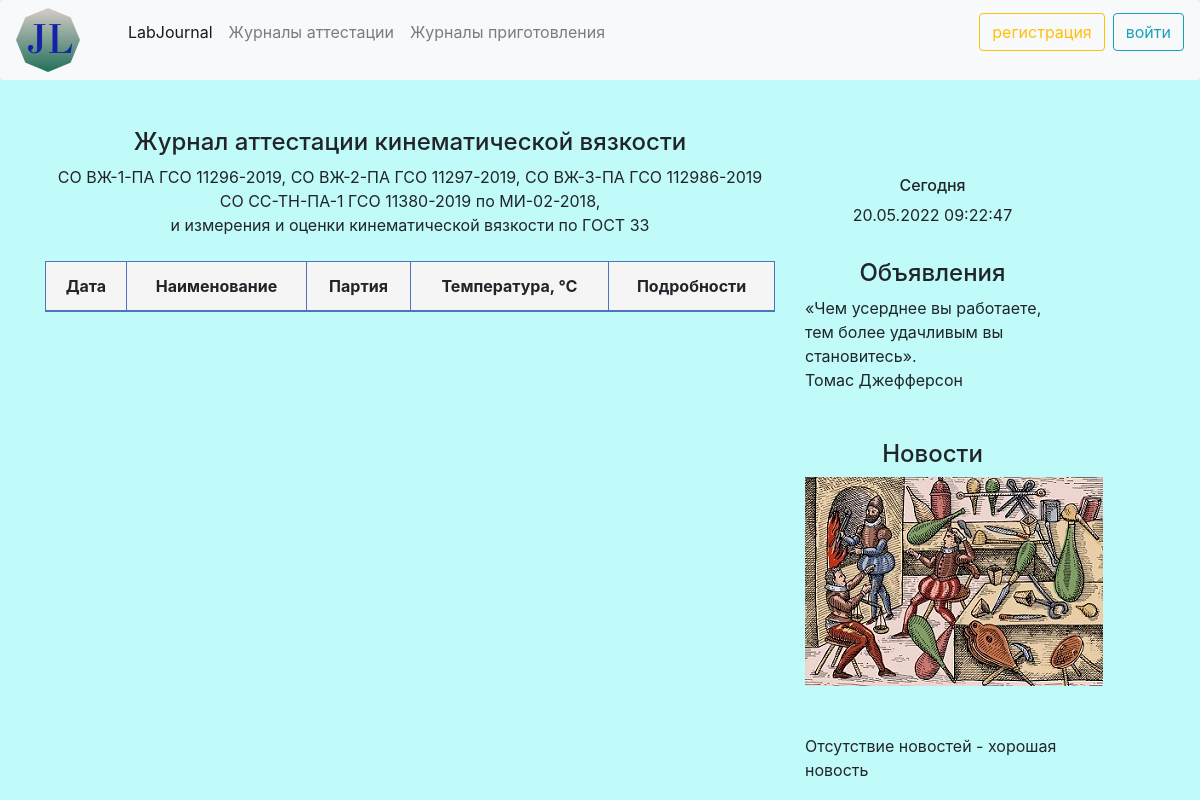
The app's page /attestationJ/kinematicviscosity/attestation/, older data.
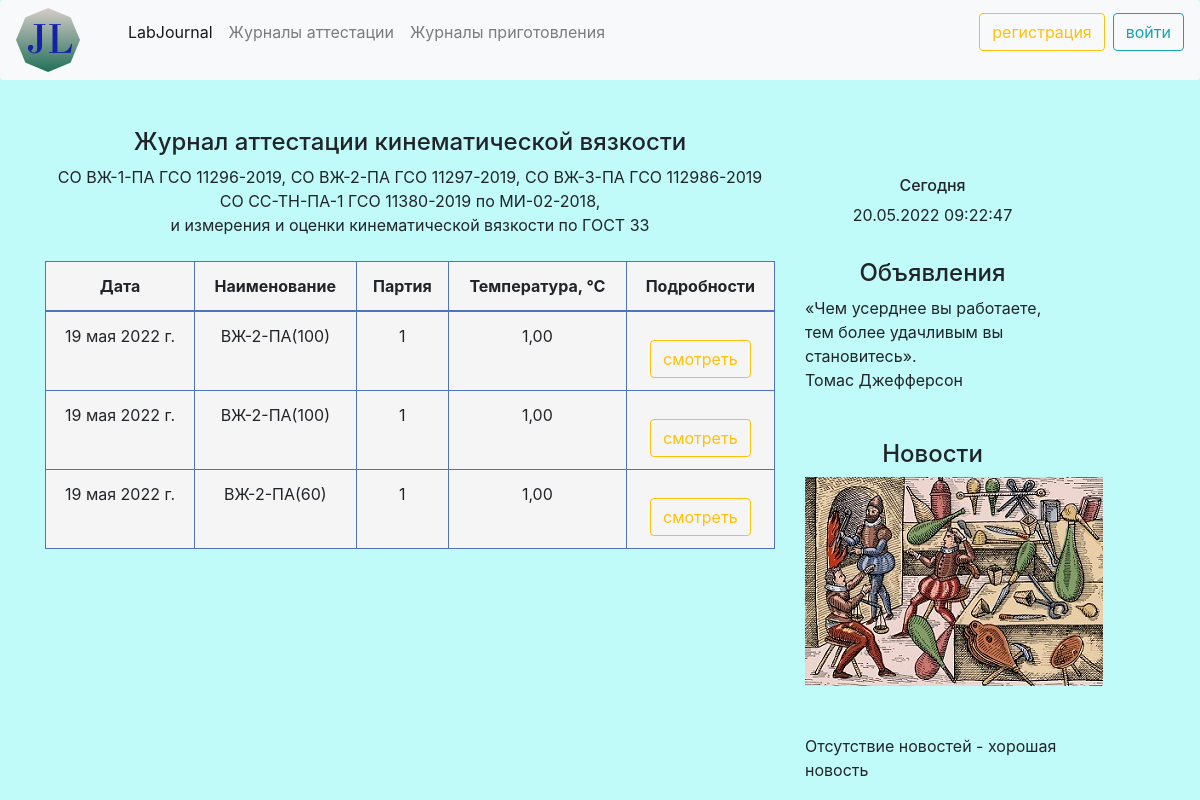
The same page, newer data.
### kinematicviscosity/models.py (models this page shows, shortened)
class ViscosityMJL(models.Model):
    date = models.DateField('Дата', default=timezone.now)
    name = models.CharField('Наименование', max_length=100, default='0')
    lot = models.CharField('Партия', max_length=100)
    ndocumentoptional = (('ГОСТ 33', 'ГОСТ 33'),
                         ('МИ-01', 'МИ-01'),
                         ('оценка', 'оценка вязкости'))
    ndocument = models.CharField('Метод испытаний', max_length=100, choices=ndocumentoptional, default='МИ-01')
    temperature = models.DecimalField('Температура, ℃', max_digits=5, decimal_places=2, default='0')
    termostatition = models.BooleanField(verbose_name='Термостатировано не менее 20 минут', blank=True)
    temperatureCheck = models.BooleanField(verbose_name='Температура контролируется внешним поверенным термометром', blank=True)
    termometer = models.CharField('Внутренний номер термометра', max_length=10, default='0')
    ViscosimeterNumber1 = models.CharField('Заводской номер вискозиметра № 1', max_length=10, default='0')
    Konstant1 = models.DecimalField('Константа вискозиметра № 1', max_digits=20, decimal_places=10, default='0')
    ViscosimeterNumber2 = models.CharField('Заводской номер вискозиметра № 2', max_length=10, default='0')
    Konstant2 = models.DecimalField('Константа вискозиметра № 2', max_digits=20, decimal_places=10, default='0')
    plustimemin11 = models.DecimalField('Время истечения 11, + мин', max_digits=6, decimal_places=0, default='0')
    plustimesek11 = models.DecimalField('Время истечения 11, + cек', max_digits=5, decimal_places=2, default='0')
    plustimemin12 = models.DecimalField('Время истечения 12, + мин', max_digits=6, decimal_places=0, default='0')
    plustimesek12 = models.DecimalField('Время истечения 12, + cек', max_digits=5, decimal_places=2, default='0')
    plustimemin21 = models.DecimalField('Время истечения 21, + мин', max_digits=6, decimal_places=0, default='0')
    plustimesek21 = models.DecimalField('Время истечения 21, + cек', max_digits=5, decimal_places=2, default='0')
    plustimemin22 = models.DecimalField('Время истечения 22, + мин', max_digits=6, decimal_places=0, default='0')
    plustimesek22 = models.DecimalField('Время истечения 22, + cек', max_digits=5, decimal_places=2, default='2')
    kriteriy = models.DecimalField('Критерий приемлемости измерений', max_digits=2, decimal_places=1, default=0.2)
    performer = models.ForeignKey(User, on_delete=models.CASCADE)
    time11_sec = models.DecimalField('Время истечения 11, в секундах', max_digits=6, decimal_places=2, default='0')
    time12_sec = models.DecimalField('Время истечения 12, в секундах', max_digits=6, decimal_places=2, default='0')
    time21_sec = models.DecimalField('Время истечения 21, в секундах', max_digits=6, decimal_places=2, default='0')
    time22_sec = models.DecimalField('Время истечения 22, в секундах', max_digits=6, decimal_places=2, default='0')
    time1_avg = models.DecimalField('Время истечения среднее 1, в секундах', max_digits=6, decimal_places=2, default='0')
    time2_avg = models.DecimalField('Время истечения среднее 2, в секундах', max_digits=6, decimal_places=2, default='0')
    viscosity1 = models.DecimalField('Вязкость кинематическая 1', max_digits=20, decimal_places=5, default='0')
    viscosity2 = models.DecimalField('Вязкость кинематическая 2', max_digits=20, decimal_places=5, default='0')
    viscosityAVG = models.DecimalField('Вязкость кинематическая среднее', max_digits=20, decimal_places=5, default='0')
    accMeasurement = models.DecimalField('Оценка приемлемости измерений', max_digits=3, decimal_places=2, default='0')
    resultMeas = models.CharField('Результат измерений уд/неуд', max_length=100,  default='неудовлетворительно')
    cause = models.CharField('Причина', max_length=100)
    delta = models.CharField('Не превышает Δ', max_length=100)
    class Meta:
        verbose_name = 'Измерение кинематической вязкости'
        verbose_name_plural = 'Измерения кинематической вязкости'

### kinematicviscosity/views.py (the view)
# urls.py: path('kinematicviscosity/attestation/', views.AllKinematicviscosityView.as_view(), name='All'),
class AllKinematicviscosityView(View):
    def get(self, request):
        viscosityobjects = ViscosityMJL.objects.all()
        return render(request, 'kinematicviscosity/journal.html', {'viscosityobjects': viscosityobjects})

### kinematicviscosity/templates/kinematicviscosity/journal.html (shortened to what this page needs)
{% extends 'main/base.html' %}
{% block content %}
    <div style="text-align: center;"><h4>Журнал аттестации кинематической вязкости</h4></div>
    <div style="text-align: center;">СО ВЖ-1-ПА ГСО 11296-2019,
        СО ВЖ-2-ПА ГСО 11297-2019, СО ВЖ-3-ПА ГСО 112986-2019</div>
    <div style="text-align: center;">СО СС-ТН-ПА-1 ГСО 11380-2019 по МИ-02-2018,</div>
    <div style="text-align: center;">и измерения и оценки кинематической вязкости по ГОСТ 33</div>
<br>
<table class="table table-bordered">
<thead>
    <tr>
      <th> <div style="text-align: center;"> Дата </div></th>
      <th> <div style="text-align: center;"> Наименование </div></th>
      <th> <div style="text-align: center;"> Партия </div></th>
      <th> <div style="text-align: center;"> Температура, ℃  </div></th>
      <th> <div style="text-align: center;"> Подробности  </div></th>
    </tr>
  </thead>
  <tbody>
{% for obj in viscosityobjects %}
    <tr>
      <td align="center">{{ obj.date }}</td>
      <td align="center"> {{ obj.name }}</td>
      <td align="center"> {{ obj.lot }}</td>
      <td align="center">{{ obj.temperature }}</td>
      <td align="center"><a href="{% url 'Str' obj.id %}"  class="btn btn-outline-warning mt-3">смотреть</a></td>
    </tr>
{% endfor %}
  </tbody>
</table>
{% endblock %}

### main/templates/main/base.html (shortened to what this page needs)
{% extends 'main/superbase.html' %}
{% load static %}
 {% block aside %}
       <aside class="col-md-3">
       <div class="mt-5">
           <div style="text-align: center;"><h6 class="mt-2">Сегодня</h6></div>
<div style="text-align: center;">
           <div id="current_date_time_block"></div>
</div>
           <br>
            <div style="text-align: center;"><h4>Объявления</h4></div>
           <p>«Чем усерднее вы работаете,      тем более удачливым вы становитесь».
               <br> Томас Джефферсон
</p>
           <br>
           <div style="text-align: center;"><h4 class="mt-2">Новости</h4></div>
           <div style="text-align: center;">
               <img  src="{% static 'main/img/5.jpg' %}" class="img_thumbnail" alt="текст">
               </div>
           <br><br>
           <p>Отсутствие новостей - хорошая новость</p>
   </div>
       </aside>
{% endblock %}

### main/templates/main/superbase.html (shortened to what this page needs)
{% load static %}
<!doctype html>
<html lang="ru">
<head>
    <link rel="stylesheet"    href="https://stackpath.bootstrapcdn.com/bootstrap/4.5.0/css/bootstrap.min.css">
    <link rel="stylesheet" type="text/css" href=" {% static 'main/css/main.css' %}">
</head>
<body>
<nav class="navbar navbar-expand-lg navbar-light bg-light rounded" aria-label="Eleventh navbar example">
    <a href="/"><img src="{% static 'main/img/3.png' %}"  alt="Лого"></a>
    <ul class="collapse navbar-collapse" id="navbarsExample09">
        <ul class="navbar-nav mr-auto">
            <li class="nav-item">
                <a class="nav-link active" aria-current="page" href="/">LabJournal</a>
            </li>
            <li class="nav-item">
                <a class="nav-link" href="{% url 'att' %}">Журналы аттестации</a>
            </li>
            <li class="nav-item">
                <a class="nav-link" href="{% url 'prod' %}">Журналы приготовления</a>
            </li>
        </ul>
        {% if not user.is_authenticated %}
        <a href="{% url 'reg' %}" >
            <button class="btn btn-outline-warning">регистрация</button>
        </a>
        <a href="{% url 'user' %}" class="ml-2">
            <button class="btn btn-outline-info">войти</button>
        </a>
        {% endif %}
    </ul>
</nav>
<div class="container mt-5">
    <div class="row">
        <div class="col-md-8">
         {% block content %}
           {% endblock %}
       </div>
 {% block aside %}
{% endblock %}
    </div>

### main/static/main/css/main.css (style rules this page uses)
body { background: rgba(123, 245, 244, 0.47); }
.table-bordered td, .table-bordered th { border-color: #4d74bd !important; background-color: rgb(245, 245, 246) !important; }

Row changes from the older to the newer data that the page shows:
added ViscosityMJL: date "19 мая 2022 г.", name "ВЖ-2-ПА(100)", lot "1", temperature "1,00"
added ViscosityMJL: date "19 мая 2022 г.", name "ВЖ-2-ПА(100)", lot "1", temperature "1,00"
added ViscosityMJL: date "19 мая 2022 г.", name "ВЖ-2-ПА(60)", lot "1", temperature "1,00"
